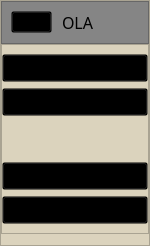
           <widget class="QFrame" name="frame_3">
            <property name="minimumSize">
             <size>
              <width>115</width>
              <height>0</height>
             </size>
            </property>
            <property name="maximumSize">
             <size>
              <width>150</width>
              <height>16777215</height>
             </size>
            </property>
            <property name="styleSheet">
             <string notr="true">background-color: rgb(219, 211, 189);</string>
            </property>
            <property name="frameShape">
             <enum>QFrame::StyledPanel</enum>
            </property>
            <property name="frameShadow">
             <enum>QFrame::Raised</enum>
            </property>
            <layout class="QVBoxLayout" name="verticalLayout_2">
             <property name="spacing">
              <number>0</number>
             </property>
             <property name="leftMargin">
              <number>0</number>
             </property>
             <property name="topMargin">
              <number>0</number>
             </property>
             <property name="rightMargin">
              <number>0</number>
             </property>
             <item>
              <widget class="QFrame" name="frame_9">
               <property name="enabled">
                <bool>true</bool>
               </property>
               <property name="maximumSize">
                <size>
                 <width>16777215</width>
                 <height>100</height>
                </size>
               </property>
               <property name="styleSheet">
                <string notr="true">background-color: rgb(133, 133, 133);</string>
               </property>
               <property name="frameShape">
                <enum>QFrame::StyledPanel</enum>
               </property>
               <property name="frameShadow">
                <enum>QFrame::Raised</enum>
               </property>
               <layout class="QGridLayout" name="gridLayout_7">
                <item row="0" column="0">
                 <widget class="QPushButton" name="pushButton_3">
                  <property name="styleSheet">
                   <string notr="true">background-color: rgba(0,0,0,0);</string>
                  </property>
                  <property name="text">
                   <string/>
                  </property>
                  <property name="icon">
                   <iconset resource="Coding/Resources.qrc">
                    <normaloff>:/newPrefix/language-exchange.png</normaloff>:/newPrefix/language-exchange.png</iconset>
                  </property>
                 </widget>
                </item>
                <item row="0" column="1" alignment="Qt::AlignHCenter|Qt::AlignVCenter">
                 <widget class="QLabel" name="label_3">
                  <property name="maximumSize">
                   <size>
                    <width>50</width>
                    <height>16777215</height>
                   </size>
                  </property>
                  <property name="font">
                   <font>
                    <family>OCR A Extended</family>
                    <pointsize>12</pointsize>
                   </font>
                  </property>
                  <property name="text">
                   <string>OLA</string>
                  </property>
                 </widget>
                </item>
                <item row="0" column="2">
                 <spacer name="horizontalSpacer_2">
                  <property name="orientation">
                   <enum>Qt::Horizontal</enum>
                  </property>
                  <property name="sizeType">
                   <enum>QSizePolicy::Fixed</enum>
                  </property>
                  <property name="sizeHint" stdset="0">
                   <size>
                    <width>40</width>
                    <height>20</height>
                   </size>
                  </property>
                 </spacer>
                </item>
               </layout>
              </widget>
             </item>
             <item>
              <widget class="QFrame" name="frame_10">
               <property name="styleSheet">
                <string notr="true">height:20px;</string>
               </property>
               <property name="frameShape">
                <enum>QFrame::StyledPanel</enum>
               </property>
               <property name="frameShadow">
                <enum>QFrame::Raised</enum>
               </property>
               <layout class="QGridLayout" name="gridLayout_8">
                <property name="leftMargin">
                 <number>0</number>
                </property>
                <property name="rightMargin">
                 <number>0</number>
                </property>
                <item row="5" column="0">
                 <widget class="QPushButton" name="Signout_Button_2">
                  <property name="styleSheet">
                   <string notr="true">background-color:rgba(0,0,0,0);</string>
                  </property>
                  <property name="text">
                   <string>Sign Out</string>
                  </property>
                  <property name="icon">
                   <iconset resource="Coding/Resources.qrc">
                    <normaloff>:/newPrefix/sign-out-alt.png</normaloff>:/newPrefix/sign-out-alt.png</iconset>
                  </property>
                  <property name="iconSize">
                   <size>
                    <width>18</width>
                    <height>18</height>
                   </size>
                  </property>
                 </widget>
                </item>
                <item row="4" column="0">
                 <widget class="QPushButton" name="Settings_button_2">
                  <property name="styleSheet">
                   <string notr="true">background-color:rgba(0,0,0,0);</string>
                  </property>
                  <property name="text">
                   <string>Settings</string>
                  </property>
                  <property name="icon">
                   <iconset resource="Coding/Resources.qrc">
                    <normaloff>:/newPrefix/settings.png</normaloff>
                    <normalon>:/newPrefix/settingscolor.png</normalon>:/newPrefix/settings.png</iconset>
                  </property>
                  <property name="iconSize">
                   <size>
                    <width>18</width>
                    <height>18</height>
                   </size>
                  </property>
                  <property name="checkable">
                   <bool>true</bool>
                  </property>
                  <property name="autoExclusive">
                   <bool>true</bool>
                  </property>
                 </widget>
                </item>
                <item row="3" column="0">
                 <spacer name="verticalSpacer">
                  <property name="orientation">
                   <enum>Qt::Vertical</enum>
                  </property>
                  <property name="sizeHint" stdset="0">
                   <size>
                    <width>20</width>
                    <height>40</height>
                   </size>
                  </property>
                 </spacer>
                </item>
                <item row="0" column="0">
                 <widget class="QPushButton" name="Home_button_2">
                  <property name="styleSheet">
                   <string notr="true">background-color:rgba(0,0,0,0);
</string>
                  </property>
                  <property name="text">
                   <string>Home</string>
                  </property>
                  <property name="icon">
                   <iconset resource="Coding/Resources.qrc">
                    <normaloff>:/newPrefix/home.png</normaloff>
                    <normalon>:/newPrefix/homecolor.png</normalon>:/newPrefix/home.png</iconset>
                  </property>
                  <property name="iconSize">
                   <size>
                    <width>18</width>
                    <height>18</height>
                   </size>
                  </property>
                  <property name="checkable">
                   <bool>true</bool>
                  </property>
                  <property name="autoExclusive">
                   <bool>true</bool>
                  </property>
                 </widget>
                </item>
                <item row="1" column="0">
                 <widget class="QPushButton" name="Profile_button_1">
                  <property name="styleSheet">
                   <string notr="true">background-color:rgba(0,0,0,0);</string>
                  </property>
                  <property name="text">
                   <string>Profile</string>
                  </property>
                  <property name="icon">
                   <iconset resource="Coding/Resources.qrc">
                    <normaloff>:/newPrefix/user.png</normaloff>
                    <normalon>:/newPrefix/usercolor.png</normalon>:/newPrefix/user.png</iconset>
                  </property>
                  <property name="iconSize">
                   <size>
                    <width>18</width>
                    <height>18</height>
                   </size>
                  </property>
                  <property name="checkable">
                   <bool>true</bool>
                  </property>
                  <property name="autoExclusive">
                   <bool>true</bool>
                  </property>
                 </widget>
                </item>
               </layout>
              </widget>
             </item>
            </layout>
           </widget>
